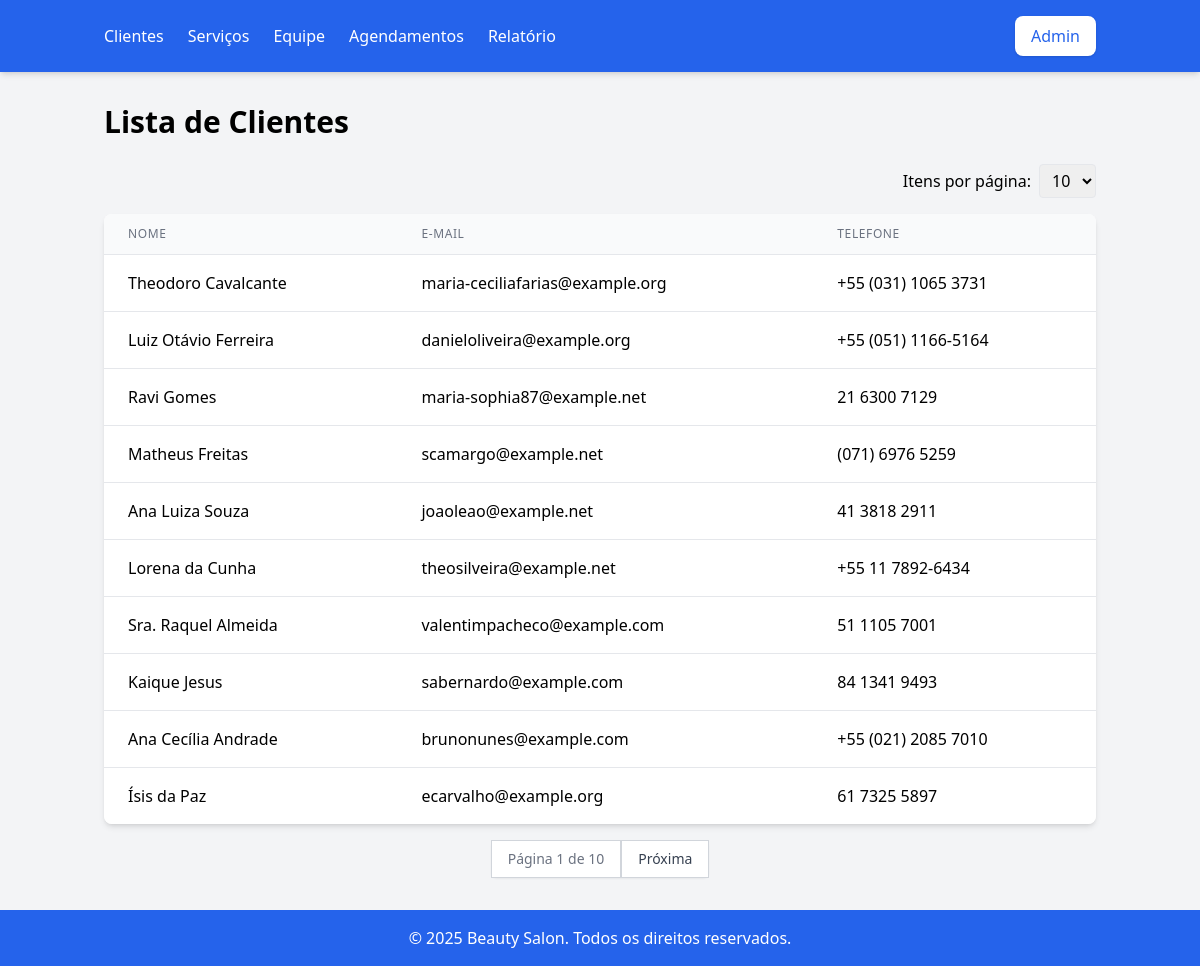
The app's page /salon/clients/ with its own data.
### salon/models.py (models this page shows, shortened)
class Client(models.Model):
    name = models.CharField(max_length=100)
    email = models.EmailField(unique=True)
    phone = models.CharField(max_length=15, blank=True)
    class Meta:
        indexes = [
            models.Index(fields=['email']),
        ]

### salon/views.py (the view)
# urls.py: path('clients/', views.client_list, name='client_list'),
def client_list(request):
    clients = Client.objects.all()
    page_obj, page_size = paginate_queryset(request, clients)
    return render(request, 'client_list.html', {'page_obj': page_obj, 'page_size': page_size})

### salon/views.py (called while the page is built)
def paginate_queryset(request, queryset, default_page_size=10):
    page_size = request.GET.get('page_size', default_page_size)
    try:
        page_size = int(page_size)
    except ValueError:
        page_size = default_page_size
    if page_size not in [10, 20, 50]:
        page_size = default_page_size
    paginator = Paginator(queryset, page_size)
    page_number = request.GET.get('page')
    page_obj = paginator.get_page(page_number)
    return page_obj, page_size

### salon/templates/client_list.html (shortened to what this page needs)
{% extends 'base.html' %}
{% block content %}
<h1 class="text-3xl font-bold mb-6 text-center md:text-left">Lista de Clientes</h1>
<div class="flex justify-end mb-4">
    <form method="get" class="flex items-center">
        <label for="page_size" class="mr-2">Itens por página:</label>
        <select name="page_size" id="page_size" class="px-2 py-1 border rounded" onchange="this.form.submit()">
            <option value="10" {% if page_size == 10 %}selected{% endif %}>10</option>
        </select>
    </form>
</div>
<div class="bg-white shadow-md rounded-lg overflow-hidden">
    <table class="min-w-full divide-y divide-gray-200">
        <thead class="bg-gray-50">
            <tr>
                <th class="px-6 py-3 text-left text-xs font-medium text-gray-500 uppercase tracking-wider">Nome</th>
                <th class="px-6 py-3 text-left text-xs font-medium text-gray-500 uppercase tracking-wider">E-mail</th>
                <th class="px-6 py-3 text-left text-xs font-medium text-gray-500 uppercase tracking-wider">Telefone</th>
            </tr>
        </thead>
        <tbody class="bg-white divide-y divide-gray-200">
            {% for client in page_obj %}
                <tr>
                    <td class="px-6 py-4 whitespace-nowrap">{{ client.name }}</td>
                    <td class="px-6 py-4 whitespace-nowrap">{{ client.email }}</td>
                    <td class="px-6 py-4 whitespace-nowrap">{{ client.phone }}</td>
                </tr>
            {% empty %}
                <tr>
                    <td colspan="3" class="px-6 py-4 text-center text-gray-500">Nenhum cliente encontrado.</td>
                </tr>
            {% endfor %}
        </tbody>
    </table>
</div>
<div class="mt-4 flex justify-center">
    <div class="inline-flex rounded-md shadow-sm">
        <span class="px-4 py-2 bg-white border border-gray-300 text-sm font-medium text-gray-500">Página {{ page_obj.number }} de {{ page_obj.paginator.num_pages }}</span>
        {% if page_obj.has_next %}
            <a href="?page={{ page_obj.next_page_number }}{% if page_size %}&page_size={{ page_size }}{% endif %}" class="px-4 py-2 bg-white border border-gray-300 text-sm font-medium text-gray-700 hover:bg-gray-50">Próxima</a>
        {% endif %}
    </div>
</div>
{% endblock %}

### salon/templates/base.html (shortened to what this page needs)
<!DOCTYPE html>
<html lang="en">
<head>
    <link href="https://cdn.jsdelivr.net/npm/tailwindcss@2.2.19/dist/tailwind.min.css" rel="stylesheet">
    <script src="https://cdn.tailwindcss.com"></script>
</head>
<body class="flex flex-col min-h-screen bg-gray-100 font-sans antialiased">
    <header class="bg-blue-600 text-white shadow-md">
        <nav class="container mx-auto px-4 py-4 flex flex-wrap justify-between items-center">
            <ul class="flex flex-wrap space-x-4 md:space-x-6">
                <li><a href="{% url 'client_list' %}" class="hover:underline">Clientes</a></li>
                <li><a href="{% url 'service_list' %}" class="hover:underline">Serviços</a></li>
                <li><a href="{% url 'team_list' %}" class="hover:underline">Equipe</a></li>
                <li><a href="{% url 'appointment_list' %}" class="hover:underline">Agendamentos</a></li>
                <li><a href="{% url 'report_completed_services' %}" class="hover:underline">Relatório</a></li>
            </ul>
            <a href="{% url 'admin:index' %}" class="bg-white text-blue-600 px-4 py-2 rounded-lg shadow hover:bg-gray-100 ml-auto">Admin</a>
        </nav>
    </header>
    <main class="flex-1 container mx-auto px-4 py-8">
        {% block content %}
        {% endblock %}
    </main>
    <footer class="bg-blue-600 text-white text-center py-4 mt-auto">
        <p>&copy; 2025 Beauty Salon. Todos os direitos reservados.</p>
    </footer>
</body>
</html>

### records on screen
Client: name "Theodoro Cavalcante", email "maria-ceciliafarias@example.org", phone "+55 (031) 1065 3731"
Client: name "Luiz Otávio Ferreira", email "danieloliveira@example.org", phone "+55 (051) 1166-5164"
Client: name "Ravi Gomes", email "maria-sophia87@example.net", phone "21 6300 7129"
Client: name "Matheus Freitas", email "scamargo@example.net", phone "(071) 6976 5259"
Client: name "Ana Luiza Souza", email "joaoleao@example.net", phone "41 3818 2911"
Client: name "Lorena da Cunha", email "theosilveira@example.net", phone "+55 11 7892-6434"
Client: name "Sra. Raquel Almeida", email "valentimpacheco@example.com", phone "51 1105 7001"
Client: name "Kaique Jesus", email "sabernardo@example.com", phone "84 1341 9493"
Client: name "Ana Cecília Andrade", email "brunonunes@example.com", phone "+55 (021) 2085 7010"
Client: name "Ísis da Paz", email "ecarvalho@example.org", phone "61 7325 5897"

### other values on screen
{{ page_obj.number }} "1"
{{ page_obj.paginator.num_pages }} "10"
